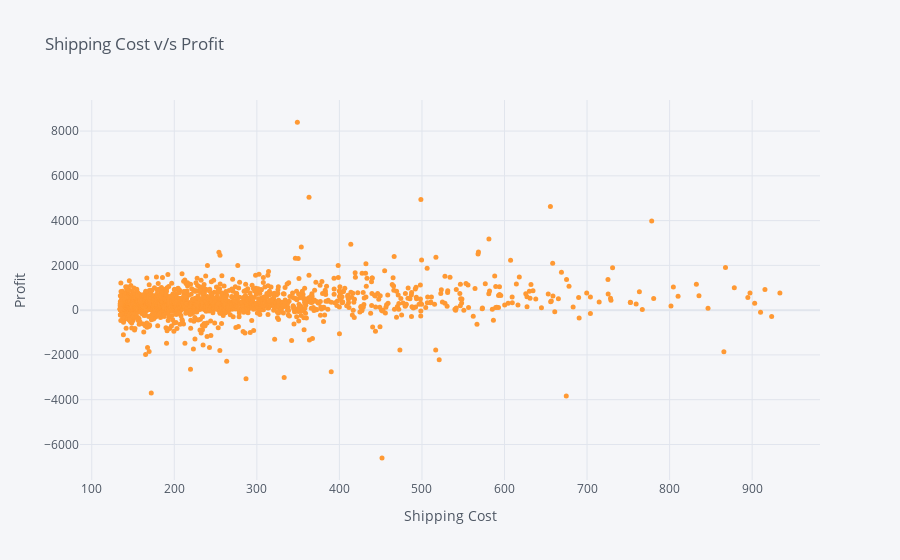

The code cell stored with this chart in its notebook:
### Code cell
data.iplot(kind='scatter', x='Shipping Cost', y='Profit', mode='markers', size=5,
             xTitle='Shipping Cost', yTitle='Profit', 
              title='Shipping Cost v/s Profit')

### Figure 1 — Plotly figure (JSON) as saved in the notebook; plotly's stock layout.template omitted (floating-point values rounded to 4 significant figures; data arrays with more than 128 entries replaced by an {"elided": "..."} marker saying what was removed)
{"data": [{"line": {"color": "rgba(255, 153, 51, 1.0)", "dash": "solid", "shape": "linear", "width": 1.3}, "marker": {"size": 5, "symbol": "circle"}, "mode": "markers", "name": "Profit", "text": "", "type": "scatter", "x": {"elided": "2000 float values"}, "y": {"elided": "2000 float values"}}], "layout": {"legend": {"bgcolor": "#F5F6F9", "font": {"color": "#4D5663"}}, "paper_bgcolor": "#F5F6F9", "plot_bgcolor": "#F5F6F9", "title": {"font": {"color": "#4D5663"}, "text": "Shipping Cost v/s Profit"}, "xaxis": {"gridcolor": "#E1E5ED", "showgrid": true, "tickfont": {"color": "#4D5663"}, "title": {"font": {"color": "#4D5663"}, "text": "Shipping Cost"}, "zerolinecolor": "#E1E5ED"}, "yaxis": {"gridcolor": "#E1E5ED", "showgrid": true, "tickfont": {"color": "#4D5663"}, "title": {"font": {"color": "#4D5663"}, "text": "Profit"}, "zerolinecolor": "#E1E5ED"}}}
